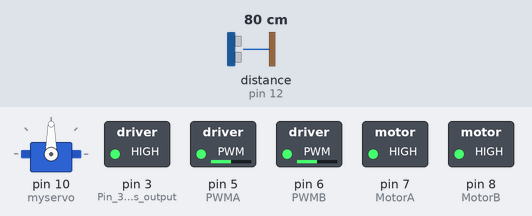
Recording of a sketch running on a simulated Arduino Uno, built with avr-gcc and run on an emulated ATmega328P. Shown: servo, switched loads named in the sketch (green lamp = pin HIGH). The inputs (shaded band) are chosen by the test bench; at power-on: distance to the obstacle (sensor on pin 12) 80 cm. The echo pulse lasts 58.3 µs per cm.

Above: at 1.2 s.
1.3 s: distance to the obstacle (sensor on pin 12) set to 27 cm
2.8 s: distance to the obstacle (sensor on pin 12) set to 22 cm
At 4.4 s:
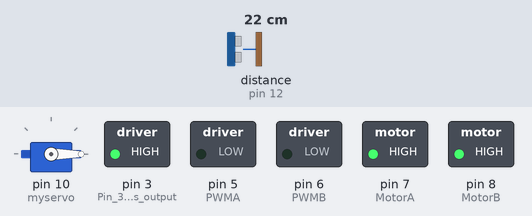
At 5.9 s:
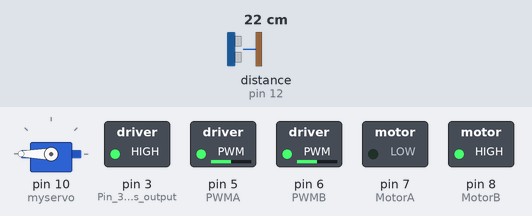
Timing chart, 0 to 11.8 s (numbered marks = the images above; inputs shaded):
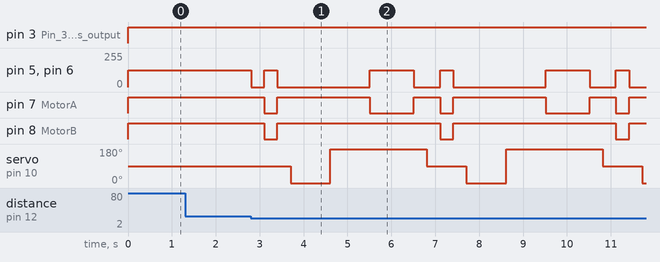

The sketch:

Robot_car_+_obstacle_mode_Kevin_Sarmiento_Tapia_2291323.ino
```cpp
/*
 Robot car + obstacle mode

 The program's goal is to make the car automatically avoid obstacles that it finds on its way.

 The program's theme is the use of functions to simplify the program.
*/
#include <NewPing.h> // Includes the library "<NewPing.h>" to be able to use the ultrasonic sensor.

#define TRIGGER_PIN  13 // Trigger pin is 13
#define ECHO_PIN     12 // Echo pin is 12
#define MAX_DISTANCE 400 // Maximum distance we want to measure (in centimeters).

NewPing sonar(TRIGGER_PIN, ECHO_PIN, MAX_DISTANCE); // NewPing setup of pins and maximum distance.

#include <Servo.h> // Includes the library Servo motor to program the servo motor.

Servo myservo; // Creates servo object to control a servo.

int MotorA=7; // Motor A of the car connected to pin 7
int MotorB=8; // Motor B of the car connected to pin 8
int PWMA=5; // PWMA (Pulse With Modulation A) connected to pin 5
int PWMB=6; // PWMB (Pulse With Modulation B) connected to pin 6
int Medium_Speed=127; // The car will run in a medium speed (100) to give time to the program to work properly.

void setup() {
  // put your setup code here, to run once:
pinMode(MotorA, OUTPUT); // Pin Motor A set as output
pinMode(MotorB, OUTPUT); // Pin Motor B set as output
pinMode(PWMA, OUTPUT); // Pin PWMA set as output
pinMode(PWMB, OUTPUT); // Pin PWMB set as output
pinMode(3, OUTPUT); // Pin 3 set as output
myservo.attach(10); // Sets the pin of the servo motor.
}

void loop() {
 int distance = sonar.ping_cm(); // Stores the distance's value.
 if (distance < 25) {
   /* If distance is less than 25, then the robot will stop, move backward and the servo motor will turn to the right (0°) and the left (180°),
      the variables "Distance_right" and "Distance_left" will store the values of the distance at the right and at the left.
   */
   Stop();
   delay(300);
   backward(Medium_Speed);
   delay(300);
   Stop();
   delay(300);
   int Distance_right = Rightdistance();
   delay(300);
   int Distance_left = Leftdistance();
   delay(300);
    if ( Distance_right > Distance_left ) {
      // If the distance at the right is greater than the distance at the left, then the car will turn to the right and keep going forward
      right(Medium_Speed);
      delay(300);
      Stop();
      delay(300);
      myservo.write(90);
    } else if ( Distance_left > Distance_right ){
      // Else, if the distance at the left is greater than the distance at the right, then the car will turn to the left and keep going forward
      left(Medium_Speed);
      delay(300);
      Stop();
      delay(300);
      myservo.write(90);
    } else if (( Distance_left<25 || Distance_right<25 )){
      // However, if both distances are lower than 25, it means that the car is in a corner, so it will turn 180° and move forward
      right(Medium_Speed);
      delay(1000);
      Stop();
      delay(300);
      myservo.write(90);
    }
 } else {
   // If the distance is not less than 25, the car will just move forward.
 forward(Medium_Speed);
 }
}

int Rightdistance(){ // Function called "Rightdistance"
  // This function stores the value of the distance when the robot looks at the right.
  myservo.write(0);
  delay(300);
  int distance_right = sonar.ping_cm();
  delay(300);
}
int Leftdistance(){ // Function called "Leftdistance"
  // This function stores the value of the distance when the robot looks at the left.
  myservo.write(180);
  delay(300);
  int distance_left = sonar.ping_cm();
  delay(300);
}
void forward(int x){ // Function called "fordward"
  /* The function "fordward" makes the car go forward by using this methode:
      1. The Motor A has to go forward, so we give high voltage (1) to its pin
      2. The Motor B also has to go forward, so we give high voltage (1) to its pin.
      3. The pin 3 will always have high voltage (1).
      4. The pins for PWMA and PWMB will be the speed of the car we assign.
  */
  digitalWrite(3, 1);
  digitalWrite(MotorA,1);
  analogWrite(PWMA, x);
  digitalWrite(MotorB, 1);
  analogWrite(PWMB, x);
}
void left(int x){ // Function called "left"
  /* The function "left" makes the car turn to the left by using this methode:
      1. The Motor A has to go forward, so we give high voltage (1) to its pin
      2. The Motor B has to go backwards, so we give low voltage (0) to its pin.
      3. The pin 3 will always have high voltage (1).
      4. The pins for PWMA and PWMB will be the speed of the car we assign.
  */
  digitalWrite(3, 1);
  digitalWrite(MotorA,1);
  analogWrite(PWMA, x);
  digitalWrite(MotorB, 0);
  analogWrite(PWMB, x);
}
void right(int x){ // Function called "right"
  /* The function "right" makes the car turn to the right by using this methode:
      1. The Motor A has to go backward, so we give low voltage (0) to its pin
      2. The Motor B has to go forward, so we give high voltage (1) to its pin.
      3. The pin 3 will always have high voltage (1).
      4. The pins for PWMA and PWMB will be the speed of the car we assign.
  */
  digitalWrite(3, 1);
  digitalWrite(MotorA,0);
  analogWrite(PWMA, x);
  digitalWrite(MotorB, 1);
  analogWrite(PWMB, x);
}
void Stop(){ // Function called "stop".
  /* The function "stop" stops the car by using this methode:
      1. The Motor A has to go fordward, so we give high voltage (1) to its pin
      2. The Motor B also has to go forward, so we give high voltage (1) to its pin.
      3. The pin 3 will always have high voltage (1).
      4. The pins for PWMA and PWMB will have no speed as we want the car to stop.
  */
  digitalWrite(3, 1);
  digitalWrite(MotorA,1);
  analogWrite(PWMA, 0);
  digitalWrite(MotorB, 1);
  analogWrite(PWMB, 0);
}
void backward(int x){ // Function called "backward".
  /* The function "backward" makes the car go backwards by using this methode:
      1. The Motor A has to go backward, so we give low voltage (0) to its pin
      2. The Motor B also has to go backward, so we give low voltage (0) to its pin.
      3. The pin 3 will always have high voltage (1).
      4. The pins for PWMA and PWMB will be the speed of the car we assign.
  */
  digitalWrite(3, 1);
  digitalWrite(MotorA,0);
  analogWrite(PWMA, x);
  digitalWrite(MotorB, 0);
  analogWrite(PWMB, x);
}
```

Measured:
- the behaviour switches between 25 and 24 cm on distance to the obstacle (sensor on pin 12) (found by bisection; images 0 and 1)
- after the input at 1.3 s, every drawn part: stays the same
- after the input at 2.8 s, pin 5 (PWMA), pin 6 (PWMB): 127/255 → 0/255 at once, then repeats every 4.0 s: 127/255 0.30 s, 0/255 2.1 s, 127/255 1.0 s, 0/255 0.60 s
